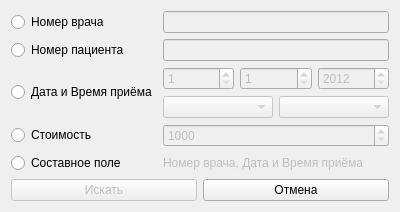
<?xml version="1.0" encoding="UTF-8"?>
<ui version="4.0">
 <class>SearchAppointmentDialog</class>
 <widget class="QDialog" name="SearchAppointmentDialog">
  <property name="geometry">
   <rect>
    <x>0</x>
    <y>0</y>
    <width>400</width>
    <height>204</height>
   </rect>
  </property>
  <property name="windowTitle">
   <string>Записи - Поиск</string>
  </property>
  <layout class="QVBoxLayout" name="verticalLayout">
   <item>
    <layout class="QGridLayout" name="gridLayoutDataForm">
     <item row="2" column="0">
      <widget class="QRadioButton" name="radioButtonDatetime">
       <property name="text">
        <string>Дата и Время приёма</string>
       </property>
      </widget>
     </item>
     <item row="6" column="0">
      <widget class="QRadioButton" name="radioButtonCost">
       <property name="enabled">
        <bool>true</bool>
       </property>
       <property name="text">
        <string>Стоимость</string>
       </property>
      </widget>
     </item>
     <item row="0" column="0">
      <widget class="QRadioButton" name="radioButtonDoctorPhone">
       <property name="text">
        <string>Номер врача</string>
       </property>
      </widget>
     </item>
     <item row="7" column="0">
      <widget class="QRadioButton" name="radioButtonCompositeField">
       <property name="text">
        <string>Составное поле</string>
       </property>
      </widget>
     </item>
     <item row="0" column="1">
      <widget class="QLineEdit" name="lineEditDoctorPhone">
       <property name="enabled">
        <bool>false</bool>
       </property>
      </widget>
     </item>
     <item row="1" column="0">
      <widget class="QRadioButton" name="radioButtonPatientPhone">
       <property name="text">
        <string>Номер пациента</string>
       </property>
      </widget>
     </item>
     <item row="2" column="1">
      <layout class="QVBoxLayout" name="verticalLayoutDatetime">
       <item>
        <layout class="QHBoxLayout" name="horizontalLayoutDate">
         <item>
          <widget class="QSpinBox" name="spinBoxDateDay">
           <property name="enabled">
            <bool>false</bool>
           </property>
           <property name="minimum">
            <number>1</number>
           </property>
           <property name="maximum">
            <number>31</number>
           </property>
          </widget>
         </item>
         <item>
          <widget class="QSpinBox" name="spinBoxDateMonth">
           <property name="enabled">
            <bool>false</bool>
           </property>
           <property name="minimum">
            <number>1</number>
           </property>
           <property name="maximum">
            <number>12</number>
           </property>
          </widget>
         </item>
         <item>
          <widget class="QSpinBox" name="spinBoxDateYear">
           <property name="enabled">
            <bool>false</bool>
           </property>
           <property name="minimum">
            <number>2012</number>
           </property>
           <property name="maximum">
            <number>2023</number>
           </property>
          </widget>
         </item>
        </layout>
       </item>
       <item>
        <layout class="QHBoxLayout" name="horizontalLayoutTime">
         <item>
          <widget class="QComboBox" name="comboBoxTimeHour">
           <property name="enabled">
            <bool>false</bool>
           </property>
          </widget>
         </item>
         <item>
          <widget class="QComboBox" name="comboBoxTimeMinute">
           <property name="enabled">
            <bool>false</bool>
           </property>
          </widget>
         </item>
        </layout>
       </item>
      </layout>
     </item>
     <item row="1" column="1">
      <widget class="QLineEdit" name="lineEditPatientPhone">
       <property name="enabled">
        <bool>false</bool>
       </property>
      </widget>
     </item>
     <item row="6" column="1">
      <widget class="QSpinBox" name="spinBoxCost">
       <property name="enabled">
        <bool>false</bool>
       </property>
       <property name="minimum">
        <number>1000</number>
       </property>
       <property name="maximum">
        <number>5000</number>
       </property>
      </widget>
     </item>
     <item row="7" column="1">
      <widget class="QLabel" name="labelCompositeField">
       <property name="enabled">
        <bool>false</bool>
       </property>
       <property name="text">
        <string>Номер врача, Дата и Время приёма</string>
       </property>
      </widget>
     </item>
    </layout>
   </item>
   <item>
    <layout class="QHBoxLayout" name="horizontalLayoutAction">
     <item>
      <widget class="QPushButton" name="pushButtonSearch">
       <property name="enabled">
        <bool>false</bool>
       </property>
       <property name="text">
        <string>Искать</string>
       </property>
      </widget>
     </item>
     <item>
      <widget class="QPushButton" name="pushButtonCancel">
       <property name="text">
        <string>Отмена</string>
       </property>
      </widget>
     </item>
    </layout>
   </item>
  </layout>
 </widget>
 <resources/>
 <connections/>
</ui>
